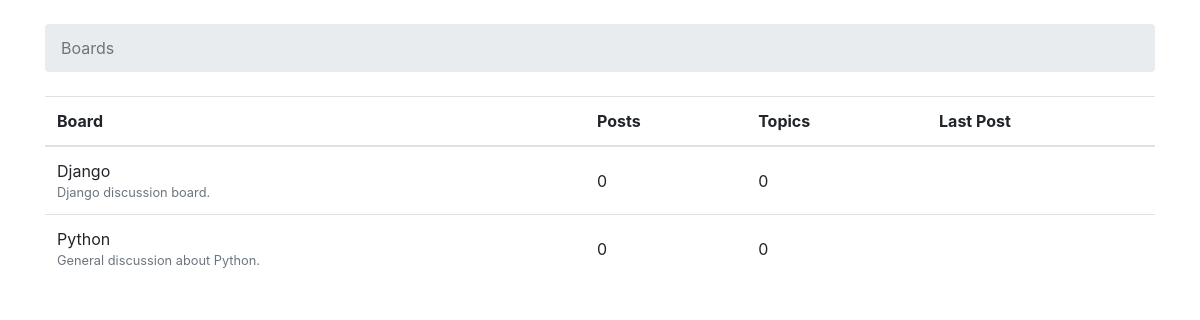
Before: / with the older database file.
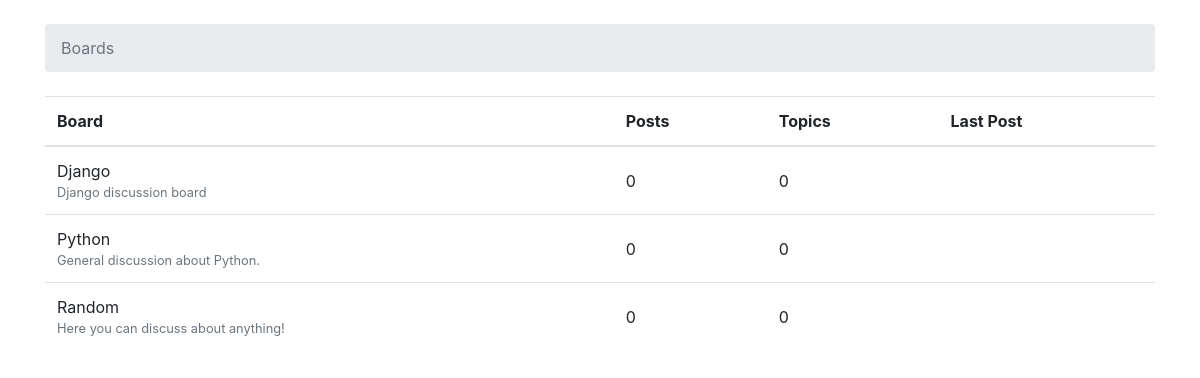
After: the same page with the newer database file.
### boards/models.py (models this page shows, shortened)
class Board(models.Model):
    name = models.CharField(max_length=30, unique=True)
    description = models.CharField(max_length=100)

### boards/views.py (the view)
# urls.py: 2. Add a URL to urlpatterns:  url(r'^$', views.home, name='home')
def home(request):
    boards = Board.objects.all()
    return render(request, 'home.html', {'boards': boards})

### templates/home.html (shortened to what this page needs)
<!DOCTYPE html>
<html>
  <head>
    <link rel="stylesheet" href="https://maxcdn.bootstrapcdn.com/bootstrap/4.0.0-beta/css/bootstrap.min.css">
  </head>
  <body>
    <div class="container">
      <ol class="breadcrumb my-4">
        <li class="breadcrumb-item active">Boards</li>
      </ol>
      <table class="table">
        <thead class="thead-inverse">
          <tr>
            <th>Board</th>
            <th>Posts</th>
            <th>Topics</th>
            <th>Last Post</th>
          </tr>
        </thead>
        <tbody>
          {% for board in boards %}
            <tr>
              <td>
                {{ board.name }}
                <small class="text-muted d-block">{{ board.description }}</small>
              </td>
              <td class="align-middle">0</td>
              <td class="align-middle">0</td>
              <td></td>
            </tr>
          {% endfor %}
        </tbody>
      </table>
    </div>
  </body>
</html>

Changed rows visible on the page:
changed Board "Django": description "Django discussion board." → "Django discussion board"
added Board: name "Random", description "Here you can discuss about anything!"
